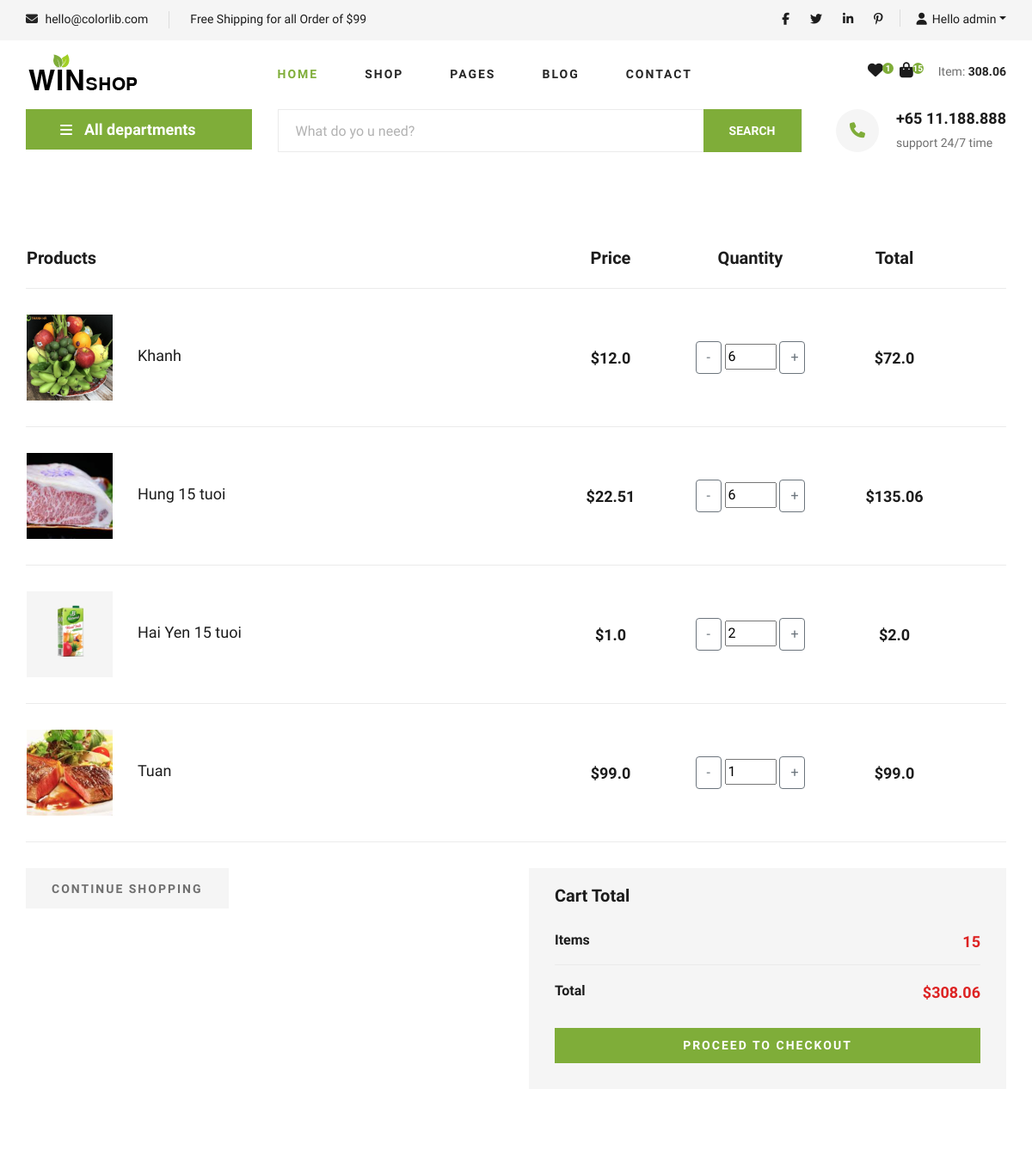
/cart/ (signed in, upper part), run on an earlier commit of the app's database.
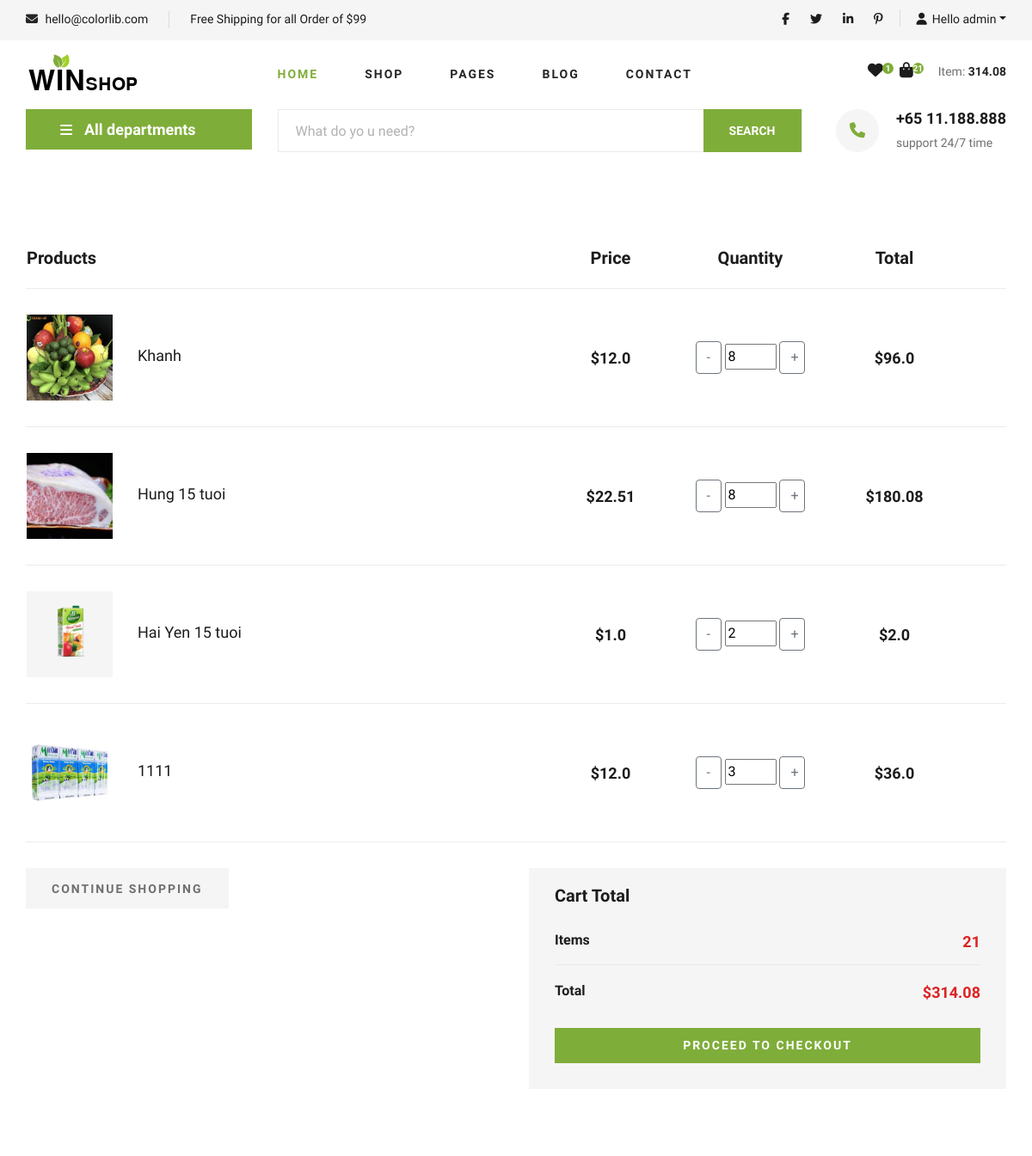
And on a later commit of the database.
### app/models.py (models this page shows, shortened)
class Order(models.Model):
    customer = models.ForeignKey(User, on_delete=models.SET_NULL, null=True, blank=True)
    date_order = models.DateTimeField(auto_now_add=True)
    complete = models.BooleanField(default=False, null=True, blank=False)
    transaction_id = models.CharField(max_length=200, null=True)
    @property
    def get_cart_item(self):
        orderitems = self.orderitem_set.all()
        total = sum([item.quantity for item in orderitems])
        return total
    @property
    def get_cart_total(self):
        orderitems = self.orderitem_set.all()
        total = sum([item.get_total for item in orderitems])
        return total

class OrderItem(models.Model):
    product = models.ForeignKey(Product, on_delete=models.SET_NULL, null=True, blank=True)
    order = models.ForeignKey(Order, on_delete=models.SET_NULL, null=True, blank=True)
    quantity = models.IntegerField(default=0, null=True, blank=True)
    date_added = models.DateTimeField(auto_now_add=True)
    @property
    def get_total(self):
        total = self.product.price * self.quantity
        return total

class Product(models.Model):
    name = models.CharField(max_length=200, null=True)
    category = models.ManyToManyField(Category, related_name='product_category')
    price = models.FloatField()
    describe = models.CharField(max_length=300, null=True)
    digital = models.BooleanField(default=False, null=True, blank=False)
    image = models.ImageField(null=True, blank=True)
    @property
    def ImageURL(self):
        try:
            url = self.image.url
        except:
            url = ''
        return url

### app/views.py (the view)
# urls.py: path('cart/', views.cart, name="cart"),
def cart(request):
    slide_hidden = "hidden"
    fixed_height = "20px"
    if request.user.is_authenticated:
        customer = request.user
        order, created = Order.objects.get_or_create(customer=customer, complete=False)
        items = order.orderitem_set.all()
        user_not_login = "none"
        user_login = "show"
        for item in items:
            item.total = item.product.price * item.quantity
    else:
        order = None
        items = []
        user_not_login = "show"
        user_login = "none"
    categories = Category.objects.filter(is_sub=False)  # lay cac damh muc lon
    context = {'items': items,
               'order': order,
               'user_login': user_login,
               'user_not_login': user_not_login,
               'categories':categories,
               'slide_hidden': slide_hidden,
               'fixed_height': fixed_height}
    return render(request, 'app/cart.html', context)

### app/templates/app/cart.html
{% extends 'app/base.html' %}
{% load static %}
{% block cart_content %}
    <section class="shoping-cart spad">
        <div class="container">
            <div class="row">
                <div class="col-lg-12">
                    <div class="shoping__cart__table">
                        <table>
                            <thead>
                                <tr>
                                    <th class="shoping__product">Products</th>
                                    <th>Price</th>
                                    <th>Quantity</th>
                                    <th>Total</th>
                                    <th></th>
                                </tr>
                            </thead>
                            <tbody>
                                {% for item in items %}
                                <tr>
                                    <td class="shoping__cart__item">
                                        <img style="height: 100px" src="{{item.product.ImageURL}}" alt="">
                                        <h5>{{item.product.name}}</h5>
                                    </td>
                                    <td class="shoping__cart__price">
                                        ${{item.product.price}}
                                    </td>
                                    <td class="shoping__cart__quantity">
                                        <div class="quantity">
                                            <div class="">
                                                <button data-product={{item.product.id}} data-action="remove" style="width:30px;" class="btn btn-outline-secondary update-btn" type="button">-</button>
                                                <input style="width: 60px;" type="number" value="{{item.quantity}}">
                                                <button data-product={{item.product.id}} data-action="add" style="width:30px;" class="btn btn-outline-secondary update-btn" type="button">+</button>
                                            </div>
                                        </div>
                                    </td>
                                    <td class="shoping__cart__total">
                                        ${{ item.total }}
                                    </td>
                                    <td class="shoping__cart__item__close">
                                    </td>
                                </tr>
                                {% endfor %}
                            </tbody>
                        </table>
                    </div>
                </div>
            </div>
            <div class="row">
                <div class="col-lg-6">
                    <div class="shoping__cart__btns">
                        <a href="{% url 'home' %}" class="primary-btn cart-btn">CONTINUE SHOPPING</a>
                    </div>
                </div>
                <div class="col-lg-6">
                    <div style="margin-top: 0px" class="shoping__checkout">
                        <h5>Cart Total</h5>
                        <ul>
                            <li>Items <span>{{order.get_cart_item}}</span></li>
                            <li>Total <span>${{order.get_cart_total | floatformat:2}}</span></li>
                        </ul>
                        <a href="{% url 'checkout' %}" class="primary-btn">PROCEED TO CHECKOUT</a>
                    </div>
                </div>
            </div>
        </div>
    </section>
{% endblock cart_content %}

### app/templates/app/base.html (shortened to what the changed rows need)
{% load static %}
<!DOCTYPE html>
<html>
    <head>
        <link rel="stylesheet" href="https://cdnjs.cloudflare.com/ajax/libs/font-awesome/6.4.2/css/all.min.css">
        <link rel="stylesheet" href="{%static 'app/css/bootstrap.min.css' %}">
        <link rel="stylesheet" href="{%static 'app/css/font-awesome.min.css' %}">
        <link rel="stylesheet" href="{%static 'app/css/elegant-icons.css' %}">
        <link rel="stylesheet" href="{%static 'app/css/nice-select.css' %}">
        <link rel="stylesheet" href="{%static 'app/css/jquery-ui.min.css' %}">
        <link rel="stylesheet" href="{%static 'app/css/owl.carousel.min.css' %}">
        <link rel="stylesheet" href="{%static 'app/css/slicknav.min.css' %}">
        <link rel="stylesheet" href="{%static 'app/css/style.css' %}">
        <link rel="stylesheet" href="{%static 'app/sass/style.scss' %}">
    </head>
    <body>
    <header class="header">
        <div class="container">
            <div class="row">
                <div class="col-lg-3">
                    <div class="header__cart">
                        <ul>
                            <li><a href="{% url 'cart' %}"><i class="fa fa-shopping-bag"></i> <span>{{order.get_cart_item}}</span></a></li>
                        </ul>
                        <div class="header__cart__price">Item: <span>{{order.get_cart_total | floatformat:2}}</span></div>
                    </div>
                </div>
            </div>
        </div>
    </header>
          {% block cart_content %}{% endblock cart_content %}
    </body>
</html>

What changed in the data, as far as the page shows it:
removed OrderItem: product.ImageURL (picture), product.name "Tuan", product.price "99.0", quantity "1", total "99.0"
changed through a linked row, Order: get_cart_item "15" → "21"; get_cart_total "308.06" → "314.08"
changed OrderItem "Khanh": quantity "6" → "8"; total "72.0" → "96.0"
changed OrderItem "Hung 15 tuoi": quantity "6" → "8"; total "135.06" → "180.08"
added OrderItem: product.ImageURL (picture), product.name "1111", product.price "12.0", quantity "3", total "36.0"
